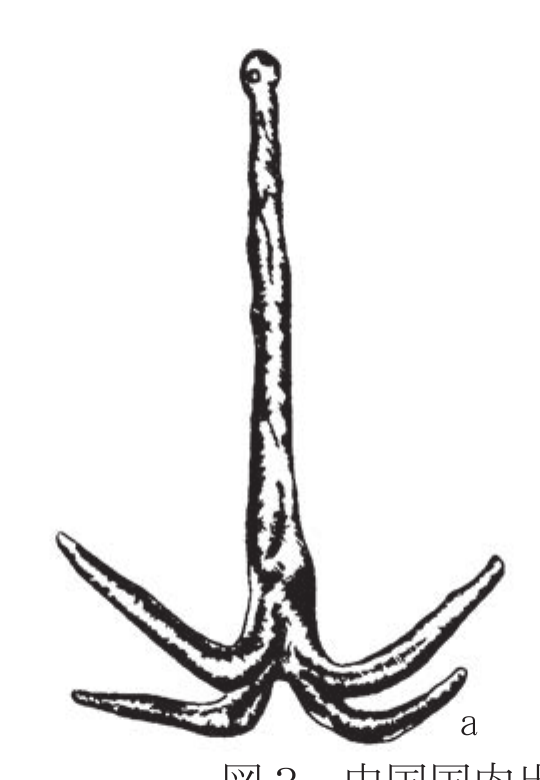
#> input picture build/staging/r189/fig3a-crop.png, 540 x 780 px
$ python measure_fig3a.py
#> lines starting #> are read from the running program, lines starting #| are printed output that depends on the picture; after the words box and inside, x2 and y2 are one past the last pixel; in counts of white or black regions, pixels touching at a corner belong together
# r189 — part-proportion measurement of Matsui 2013 fig. 3a (Penglai 1984, 全長 2.15 m).
# The crop is fig3a-crop.png, taken from a 300-DPI render of PDF p. 14 (paper p. 39).
# Threshold, keep the largest connected component (drops the 'a' label and caption),
# and read the part extremes in pixels. The caption's 2.15 m sets px/m.
import numpy as np
from PIL import Image
from collections import deque

im = np.array(Image.open('fig3a-crop.png').convert('L'))
H, W = im.shape
#> H = 780; W = 540
dark = im < 128
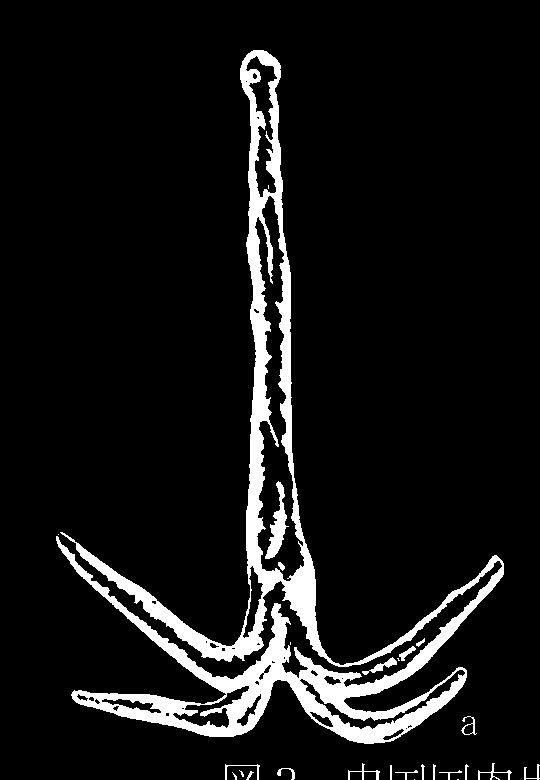
#> dark: shape (780, 540) bool; 8.3% white; 27 white regions (8 under 20 px), largest, box (x1, y1, x2, y2) and area: (56, 50, 504, 744) 32874, (265, 481, 289, 559) 705, (362, 657, 397, 675) 177

# largest connected component (8-neighbour)
lab = np.zeros((H, W), np.int32)
cur = 0
sizes = {}
for y0 in range(H):
    for x0 in range(W):
        if dark[y0, x0] and lab[y0, x0] == 0:
            cur += 1
            q = deque([(y0, x0)])
            lab[y0, x0] = cur
            n = 0
            while q:
                y, x = q.popleft()
                n += 1
                for dy in (-1, 0, 1):
                    for dx in (-1, 0, 1):
                        yy, xx = y + dy, x + dx
                        if 0 <= yy < H and 0 <= xx < W and dark[yy, xx] and lab[yy, xx] == 0:
                            lab[yy, xx] = cur
                            q.append((yy, xx))
            sizes[cur] = n
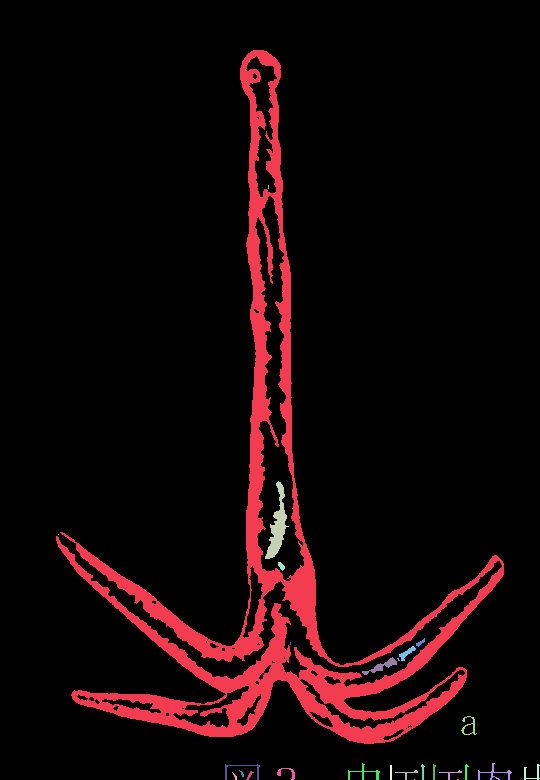
#> lab: shape (780, 540) int32; 28 distinct labels, from 0 to 27; one colour per label, 0 black
#> after the loop, cur = 27
big = max(sizes, key=sizes.get)
#> big = 1
A = lab == big
ys, xs = np.nonzero(A)
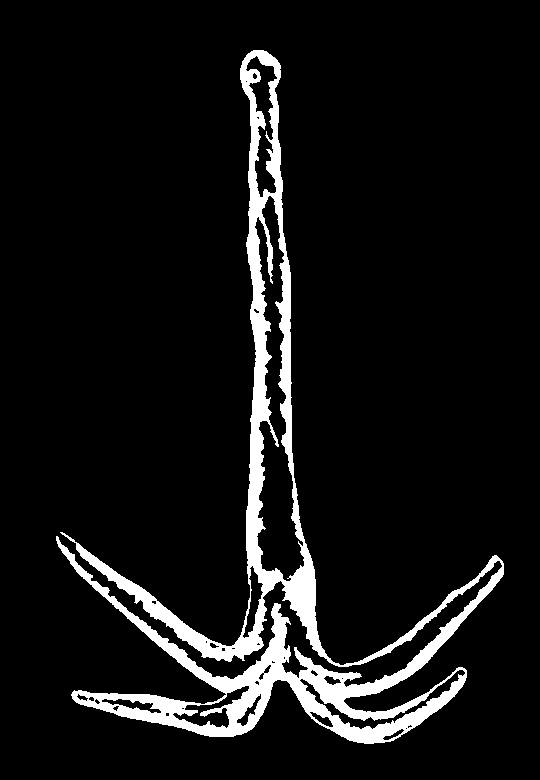
#> A: shape (780, 540) bool; 7.8% white; 1 white region, box (x1, y1, x2, y2) and area: (56, 50, 504, 744) 32874
print(f'crop {W}x{H}, components {cur}, anchor px {sizes[big]}')
#| crop 540x780, components 27, anchor px 32874
top, bot = ys.min(), ys.max()
#> top = 50; bot = 743
lft, rgt = xs.min(), xs.max()
#> lft = 56; rgt = 503
print(f'bbox x [{lft},{rgt}] y [{top},{bot}]  H_total {bot-top+1}px  W_total {rgt-lft+1}px')
#| bbox x [56,503] y [50,743]  H_total 694px  W_total 448px
pxm = (bot - top + 1) / 2.15
#> pxm = 322.8
print(f'px/m = {pxm:.1f}  (1 px = {1000/pxm:.1f} mm)')
#| px/m = 322.8  (1 px = 3.1 mm)

# column occupancy of the shank: for rows in the upper 60%, width and centre
def row_span(y):
    r = np.nonzero(A[y])[0]
    return (r.min(), r.max()) if len(r) else None

# shank centreline from rows 15%..55% down
cxs = []
for y in range(top + int(0.15 * (bot - top)), top + int(0.55 * (bot - top))):
    s = row_span(y)
    if s:
        cxs.append((s[0] + s[1]) / 2)
cx = int(round(np.median(cxs)))
#> cx = 270
print(f'shank centreline x ~ {cx}')
#| shank centreline x ~ 270

# widths at fractions of total height
for f in (0.06, 0.12, 0.25, 0.40, 0.55, 0.65):
    y = top + int(f * (bot - top))
    s = row_span(y)
    print(f'row at {f:.2f}H (y={y}): span {s}, width {s[1]-s[0]+1}px')

# head: the top 8% — max width and the hole (light pixels inside dark bounds)
headrows = range(top, top + int(0.08 * (bot - top)))
hw = 0
for y in headrows:
    s = row_span(y)
    if s:
        hw = max(hw, s[1] - s[0] + 1)
print(f'head max width (top 8%): {hw}px')
#| head max width (top 8%): 41px
# hole: light pixels enclosed within the component's rows near the top
hole = []
for y in range(top, top + int(0.06 * (bot - top))):
    r = np.nonzero(A[y])[0]
    if len(r) > 1:
        for x in range(r.min(), r.max() + 1):
            if not A[y, x]:
                hole.append((x, y))
if hole:
    hx = [p[0] for p in hole]; hy = [p[1] for p in hole]
#> after `hy = [p[1] for p in hole]`: hy = 541 values from 56 to 90
    print(f'hole bbox x [{min(hx)},{max(hx)}] y [{min(hy)},{max(hy)}] '
          f'({max(hx)-min(hx)+1}x{max(hy)-min(hy)+1}px)')
#| hole bbox x [246,276] y [56,90] (31x35px)

# claw tips: extreme points
i = np.argmin(xs); print(f'leftmost  point ({xs[i]},{ys[i]})')
#> after `i = np.argmin(xs)`: i = 10240
#| leftmost  point (56,536)
i = np.argmax(xs); print(f'rightmost point ({xs[i]},{ys[i]})')
#> after `i = np.argmax(xs)`: i = 11336
#| rightmost point (503,563)
i = np.argmax(ys); print(f'lowest    point ({xs[i]},{ys[i]})')
#| lowest    point (364,743)
# lowest point on the centreline (crown base): columns within +/-6 of cx
cc = [(y, x) for y, x in zip(ys, xs) if abs(x - cx) <= 6]
ymax_c = max(cc)[0]
print(f'lowest dark on centreline (crown base) y = {ymax_c}')
#| lowest dark on centreline (crown base) y = 709

# tips as fractions
Ht = bot - top + 1
for name, x, y in [('left', xs[np.argmin(xs)], ys[np.argmin(xs)]),
                   ('right', xs[np.argmax(xs)], ys[np.argmax(xs)])]:
    print(f'{name} tip: reach {(abs(int(x)-cx))/Ht:.3f}H, height above crown-base '
          f'{(ymax_c - int(y))/Ht:.3f}H, below ring-top {(int(y)-top)/Ht:.3f}H')

np.save('fig3a-mask.npy', A)
